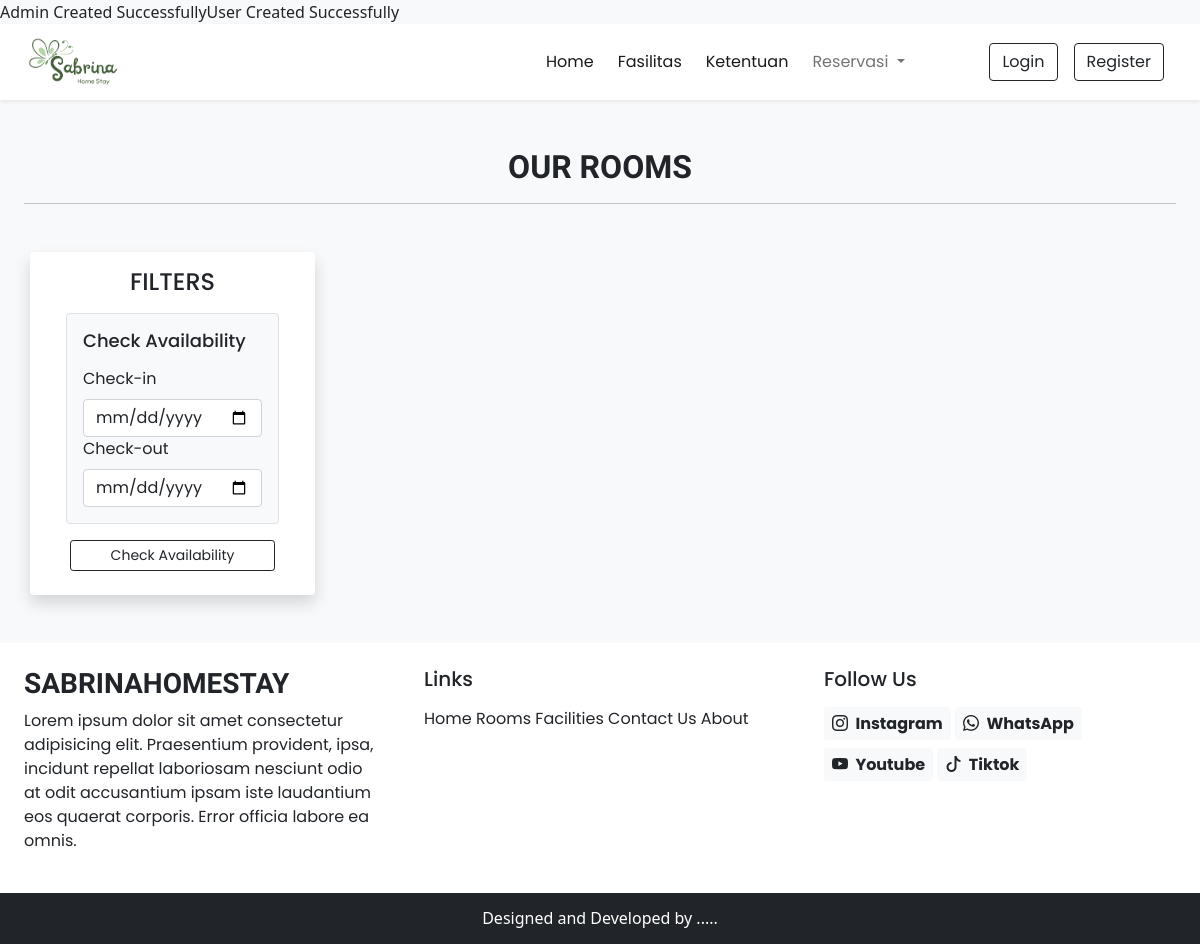
Page /user/rooms.php on the earlier database version.
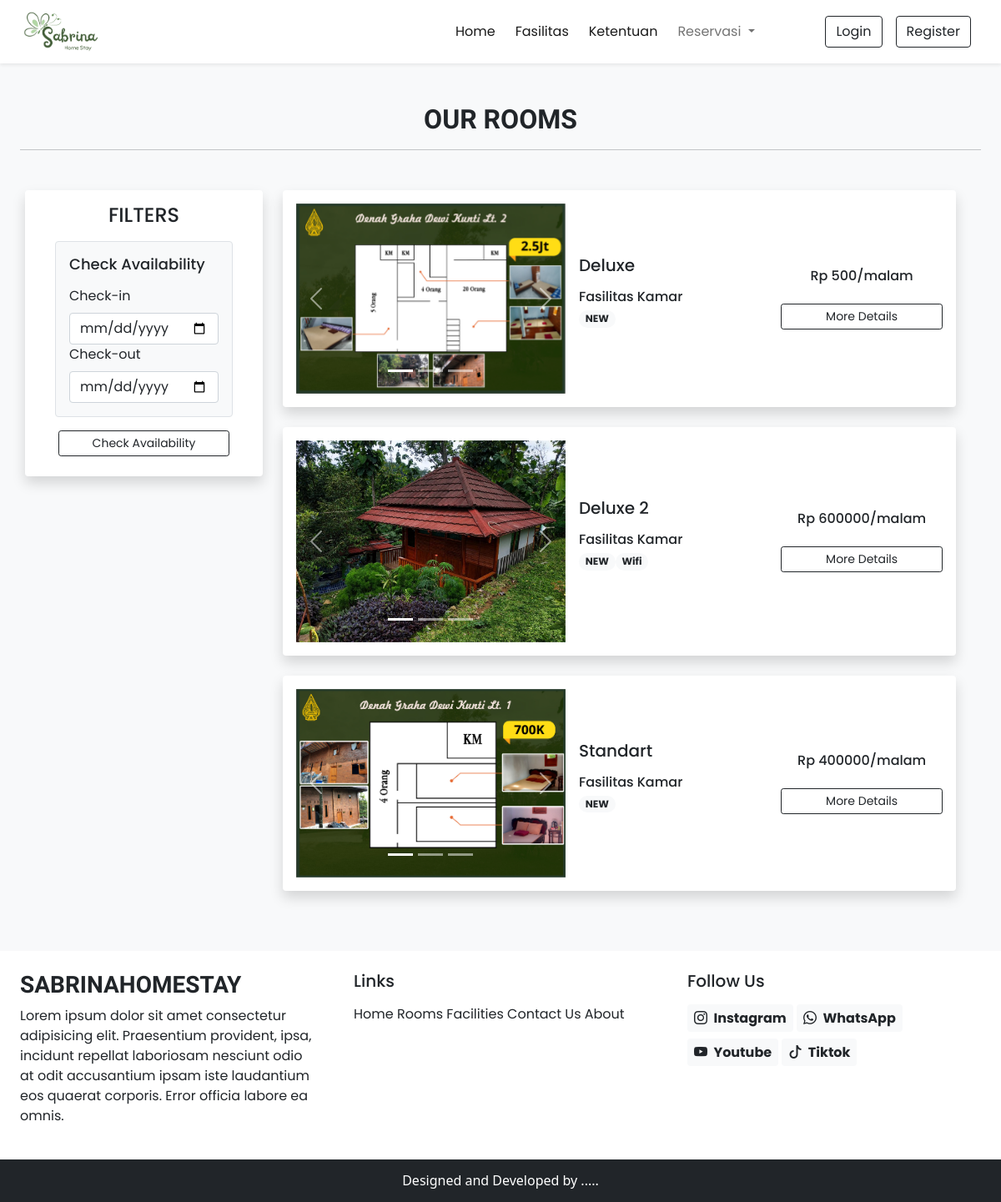
Same page on the later database version.
### tables this page shows
CREATE TABLE `room` (
  `id` int(11) NOT NULL,
  `name` varchar(191) NOT NULL,
  `description` varchar(191) DEFAULT NULL,
  `price` double NOT NULL,
  `rating` double NOT NULL DEFAULT 0,
  `isReady` tinyint(1) NOT NULL DEFAULT 0,
  `picture` varchar(191) DEFAULT NULL
);

### lib/essentials.php (called while the page is built, shortened)
<?php
require_once('db.php');
?>

### user/rooms.php (the view, shortened to what the changed rows need)
<!DOCTYPE html>
<html lang="en">
<head>
    <link rel="stylesheet" href="https://cdn.jsdelivr.net/npm/bootstrap@4.0.0/dist/css/bootstrap.min.css"
>
    <?php require('inc/links.php'); ?>
</head>
<body class="bg-light">
    <?php require('inc/header.php'); ?>
    <div class="my-5 px-4">
        <h2 class="fw-bold h-font text-center">OUR ROOMS</h2>
    </div>
    <div class="container">
        <div class="row">
            <div class="col-lg-9 col-md-12 px-4">
                <?php
                $sql = "SELECT * FROM room";
                $res = mysqli_query($conn, $sql);
                $room = [];
                while ($row = mysqli_fetch_assoc($res)) {
                    $room[] = $row;
                }
                foreach ($room as $key => $value) {
                    $sql = "SELECT * FROM facilityonroom WHERE roomId = ?";
                    $res = select($sql, [$value['id']], 'i');
                    while ($row = mysqli_fetch_assoc($res)) {
                        $facility[] = $row;
                    }
                    $room[$key]['facility'] = $facility;
                    $facility = [];
                }
                foreach ($room as $key => $value) {
                    foreach ($value['facility'] as $k => $v) {
                        $sql = "SELECT * FROM facility WHERE id = ?";
                        $res = select($sql, [$v['facilityId']], 'i');
                        while ($row = mysqli_fetch_assoc($res)) {
                            $facility[] = $row;
                        }
                    }
                    $room[$key]['facility'] = $facility;
                    $facility = [];
                }
                foreach ($room as $key => $value) {
                    $html = "<div class='card mb-4 border-0 shadow'>";
                    $html .= "<div class='row g-0 p-3 align-items-center'>";
                    $html .= "<div class='col-md-5 mb-lg-0 mb-md-0 mb-3'>";
                    $html .= "<div id='carousel$value[id]' class='carousel slide'>";
                    $html .= "<div class='carousel-indicators'>";
                    $html .= "<button type='button' data-bs-target='#carousel$value[id]' data-bs-slide-to='0' class='active' aria-current='true' aria-label='Slide 1'></button>";
                    $html .= "<button type='button' data-bs-target='#carousel$value[id]' data-bs-slide-to='1' aria-label='Slide 2'></button>";
                    $html .= "<button type='button' data-bs-target='#carousel$value[id]' data-bs-slide-to='2' aria-label='Slide 3'></button>";
                    $html .= "</div>";
                    $html .= "<div class='carousel-inner'>";
                    $html .= "<div class='carousel-item active'>";
                    $html .= "<img src='./assets/images/room/$value[picture]' class='d-block w-100' alt='...'>";
                    $html .= "</div>";
                    $html .= "<div class='carousel-item'>";
                    $html .= "<img src='./assets/images/room/$value[picture]' class='d-block w-100' alt='...'>";
                    $html .= "</div>";
                    $html .= "<div class='carousel-item'>";
                    $html .= "<img src='./assets/images/room/$value[picture]' class='d-block w-100' alt='...'>";
                    $html .= "</div>";
                    $html .= "</div>";
                    $html .= "<button class='carousel-control-prev' type='button' data-bs-target='#carousel$value[id]' data-bs-slide='prev'>";
                    $html .= "<span class='carousel-control-prev-icon' aria-hidden='true'></span>";
                    $html .= "<span class='visually-hidden'>Previous</span>";
                    $html .= "</button>";
                    $html .= "<button class='carousel-control-next' type='button' data-bs-target='#carousel$value[id]' data-bs-slide='next'>";
                    $html .= "<span class='carousel-control-next-icon' aria-hidden='true'></span>";
                    $html .= "<span class='visually-hidden'>Next</span>";
                    $html .= "</button>";
                    $html .= "</div>";
                    $html .= "</div>";
                    $html .= "<div class='col-md-4 px-lg-3 px-md-3 px-0'>";
                    $html .= "<h5 class='mb-3'>$value[name]</h5>";
                    $html .= "<div class='facilities mb-3'>";
                    $html .= "<h6 class='mb-1'>Fasilitas Kamar</h6>";
                    for ($i = 0; $i < count($value['facility']); $i++) {
                        $html .= "<span class='badge rounded-pill bg-light text-dark text-wrap'>";
                        $html .= $value['facility'][$i]['name'];
                        $html .= "</span>";
                    }
                    $html .= "</div>";
                    $html .= "</div>";
                    $html .= "<div class='col-md-3 text-center'>";
                    $html .= "<h6 class='mb-4'>Rp $value[price]/malam</h6>";
                    $html .= "<a href='details?type=room&id=$value[id]
                    ' class='btn btn-sm w-100 btn-outline-dark shadow-none'>More Details</a>";
                    $html .= "</div>";
                    $html .= "</div>";
                    $html .= "</div>";
                    echo $html;
                }
                ?>
            </div>
        </div>
    </div>
    <?php require('inc/footer.php'); ?>
</body>
</html>

### lib/db.php (shortened to what the changed rows need)
<?php
$admin_seed = [
    "name" => "Admin",
    "email" => "admin1@asriloka.com",
    "password" => password_hash("admin123", PASSWORD_DEFAULT),
    "role" => "ADMIN"
];
$user_seed = [
    "name" => "User",
    "email" => "usertest@asriloka.com",
    "password" => password_hash("user123", PASSWORD_DEFAULT),
    "phone" => "1234567890",
    "dob" => "2000-01-01",
    "address" => "User Address",
    "role" => "USER"
];
$check = "SELECT * FROM user WHERE email = ?";
$res = select($check, [$admin_seed['email']], 's');
if (mysqli_num_rows($res) == 0) {
    $q = "INSERT INTO user (name, email, password, role) VALUES (?, ?, ?, ?)";
    $res = update($q, [
        $admin_seed['name'],
        $admin_seed['email'],
        $admin_seed['password'],
        $admin_seed['role']
    ], 'ssss');
    if ($res) {
        echo "Admin Created Successfully";
    } else {
        echo "Admin Creation Failed";
    }
}
$check = "SELECT * FROM user WHERE email = ?";
$res = select($check, [$user_seed['email']], 's');
if (mysqli_num_rows($res) == 0) {
    $q = "INSERT INTO user (name, email, password, phone, dob, address, role) VALUES (?, ?, ?, ?, ?, ?, ?)";
    $res = update($q, [
        $user_seed['name'],
        $user_seed['email'],
        $user_seed['password'],
        $user_seed['phone'],
        $user_seed['dob'],
        $user_seed['address'],
        $user_seed['role']
    ], 'sssssss');
    if ($res) {
        echo "User Created Successfully";
    } else {
        echo "User Creation Failed";
    }
}
function select($sql, $values, $datatypes)
{
    $conn = $GLOBALS['conn'];
    $auth['success'] = true;
    if ($auth['success']) {
        if ($stmt = mysqli_prepare($conn, $sql)) {
            mysqli_stmt_bind_param($stmt, $datatypes, ...$values);
            if (mysqli_stmt_execute($stmt)) {
                $res = mysqli_stmt_get_result($stmt);
                return $res;
            } else {
                mysqli_stmt_close($stmt);
                die("Query cannot be executed - Select");
            }
        } else {
            die("Query cannot be prepared - Select");
        }
    } else {
        die("Unauthorized User");
    }
}
function update($sql, $values, $datatypes)
{
    $conn = $GLOBALS['conn'];
    if ($stmt = mysqli_prepare($conn, $sql)) {
        mysqli_stmt_bind_param($stmt, $datatypes, ...$values);
        if (mysqli_stmt_execute($stmt)) {
            $res = mysqli_stmt_affected_rows($stmt);
            return $res;
        } else {
            mysqli_stmt_close($stmt);
            die("Query cannot be executed - Update");
        }
    } else {
        die("Query cannot be prepared - Update");
    }
}
?>

Differences in the rows shown:
added room: picture (picture), name "Deluxe", value "NEW", price "500"
added room: picture (picture), name "Deluxe 2", value "NEW", value "Wifi", price "600000"
added room: picture (picture), name "Standart", value "NEW", price "400000"
Other differences:
text no longer shown: "Admin Created Successfully User Created Successfully"
